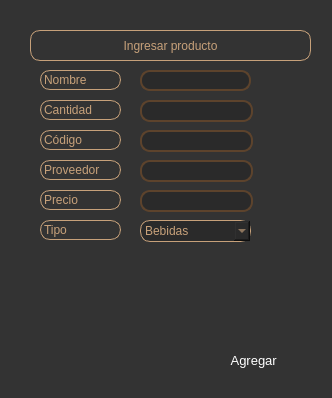
<?xml version="1.0" encoding="UTF-8"?>
<ui version="4.0">
 <class>Dialog</class>
 <widget class="QDialog" name="Dialog">
  <property name="geometry">
   <rect>
    <x>0</x>
    <y>0</y>
    <width>332</width>
    <height>398</height>
   </rect>
  </property>
  <property name="windowTitle">
   <string>Dialog</string>
  </property>
  <property name="styleSheet">
   <string notr="true">background-color: rgb(51, 51, 51);</string>
  </property>
  <widget class="QComboBox" name="comboBox">
   <property name="geometry">
    <rect>
     <x>140</x>
     <y>220</y>
     <width>111</width>
     <height>22</height>
    </rect>
   </property>
   <property name="font">
    <font>
     <family>Segoe UI Symbol</family>
    </font>
   </property>
   <property name="styleSheet">
    <string notr="true">QComboBox {
    background: #2a2a2a;
    border: 1px solid #c7a17a;
    border-radius: 10px;
    color: #c7a17a;
}

QComboBox QAbstractItemView {
    background: #2a2a2a;;
    color: #c7a17a;
}
QComboBox::item:selected {
    background: #2a2a2a;
    color: #c7a17a; 
}</string>
   </property>
   <item>
    <property name="text">
     <string>Bebidas</string>
    </property>
   </item>
   <item>
    <property name="text">
     <string>Bebidas A.</string>
    </property>
   </item>
   <item>
    <property name="text">
     <string>Carnes</string>
    </property>
   </item>
   <item>
    <property name="text">
     <string>Condimentos</string>
    </property>
   </item>
   <item>
    <property name="text">
     <string>Frutas y Verduras</string>
    </property>
   </item>
   <item>
    <property name="text">
     <string>Panadería</string>
    </property>
   </item>
   <item>
    <property name="text">
     <string>Lácteos</string>
    </property>
   </item>
  </widget>
  <widget class="QLineEdit" name="linecantidad">
   <property name="geometry">
    <rect>
     <x>140</x>
     <y>100</y>
     <width>113</width>
     <height>22</height>
    </rect>
   </property>
   <property name="font">
    <font>
     <family>Segoe UI Symbol</family>
    </font>
   </property>
   <property name="styleSheet">
    <string notr="true">QLineEdit {
       background: #2a2a2a;
       border: 2px solid #5d432c;
       border-radius: 10px;
       color: #c7a17a;
      }
      QLineEdit:focus {
       border-color: #c7a17a;
      }
     
     </string>
   </property>
  </widget>
  <widget class="QLabel" name="titulo_bodega_2">
   <property name="geometry">
    <rect>
     <x>30</x>
     <y>30</y>
     <width>281</width>
     <height>31</height>
    </rect>
   </property>
   <property name="styleSheet">
    <string notr="true">QLabel {
	font: 63 italic 10pt &quot;Sitka Small Semibold&quot; ;
    border: 1px solid #c7a17a;
    border-radius: 10px;
 color: #c7a17a;
}</string>
   </property>
   <property name="text">
    <string>Ingresar producto</string>
   </property>
   <property name="alignment">
    <set>Qt::AlignCenter</set>
   </property>
  </widget>
  <widget class="QLabel" name="productoproveedor">
   <property name="geometry">
    <rect>
     <x>40</x>
     <y>160</y>
     <width>81</width>
     <height>20</height>
    </rect>
   </property>
   <property name="font">
    <font>
     <family>Segoe UI Symbol</family>
    </font>
   </property>
   <property name="styleSheet">
    <string notr="true">QLabel {
    border: 1px solid #c7a17a;
    border-radius: 10px;
    color: #c7a17a;
    text-shadow: 0 0 10px #c7a17a
}</string>
   </property>
   <property name="text">
    <string>Proveedor</string>
   </property>
  </widget>
  <widget class="QLabel" name="Productoprecio_4">
   <property name="geometry">
    <rect>
     <x>40</x>
     <y>70</y>
     <width>81</width>
     <height>20</height>
    </rect>
   </property>
   <property name="font">
    <font>
     <family>Segoe UI Symbol</family>
    </font>
   </property>
   <property name="styleSheet">
    <string notr="true">QLabel {
    border: 1px solid #c7a17a;
    border-radius: 10px;
    color: #c7a17a;
    text-shadow: 0 0 10px #c7a17a
}


     </string>
   </property>
   <property name="text">
    <string>Nombre</string>
   </property>
  </widget>
  <widget class="QLineEdit" name="lineprecio">
   <property name="geometry">
    <rect>
     <x>140</x>
     <y>190</y>
     <width>113</width>
     <height>22</height>
    </rect>
   </property>
   <property name="font">
    <font>
     <family>Segoe UI Symbol</family>
    </font>
   </property>
   <property name="styleSheet">
    <string notr="true">QLineEdit {
       background: #2a2a2a;
       border: 2px solid #5d432c;
       border-radius: 10px;
       color: #c7a17a;
      }
      QLineEdit:focus {
       border-color: #c7a17a;
      }
     </string>
   </property>
  </widget>
  <widget class="QLabel" name="Productoprecio_3">
   <property name="geometry">
    <rect>
     <x>40</x>
     <y>100</y>
     <width>81</width>
     <height>20</height>
    </rect>
   </property>
   <property name="font">
    <font>
     <family>Segoe UI Symbol</family>
    </font>
   </property>
   <property name="styleSheet">
    <string notr="true">QLabel {
    border: 1px solid #c7a17a;
    border-radius: 10px;
    color: #c7a17a;
    text-shadow: 0 0 10px #c7a17a
}</string>
   </property>
   <property name="text">
    <string>Cantidad</string>
   </property>
  </widget>
  <widget class="QLabel" name="Productoprecio_2">
   <property name="geometry">
    <rect>
     <x>40</x>
     <y>220</y>
     <width>81</width>
     <height>20</height>
    </rect>
   </property>
   <property name="font">
    <font>
     <family>Segoe UI Symbol</family>
    </font>
   </property>
   <property name="styleSheet">
    <string notr="true">QLabel {
    border: 1px solid #c7a17a;
    border-radius: 10px;
    color: #c7a17a;
    text-shadow: 0 0 10px #c7a17a
}</string>
   </property>
   <property name="text">
    <string>Tipo</string>
   </property>
  </widget>
  <widget class="QLineEdit" name="lineproveedor">
   <property name="geometry">
    <rect>
     <x>140</x>
     <y>160</y>
     <width>113</width>
     <height>22</height>
    </rect>
   </property>
   <property name="font">
    <font>
     <family>Segoe UI Symbol</family>
    </font>
   </property>
   <property name="styleSheet">
    <string notr="true">QLineEdit {
       background: #2a2a2a;
       border: 2px solid #5d432c;
       border-radius: 10px;
       color: #c7a17a;
      }
      QLineEdit:focus {
       border-color: #c7a17a;
      }
     </string>
   </property>
  </widget>
  <widget class="QLabel" name="Productoprecio">
   <property name="geometry">
    <rect>
     <x>40</x>
     <y>190</y>
     <width>81</width>
     <height>20</height>
    </rect>
   </property>
   <property name="font">
    <font>
     <family>Segoe UI Symbol</family>
    </font>
   </property>
   <property name="styleSheet">
    <string notr="true">QLabel {
    border: 1px solid #c7a17a;
    border-radius: 10px;
    color: #c7a17a;
    text-shadow: 0 0 10px #c7a17a
}</string>
   </property>
   <property name="text">
    <string>Precio</string>
   </property>
  </widget>
  <widget class="QLabel" name="productoproveedor_2">
   <property name="geometry">
    <rect>
     <x>40</x>
     <y>130</y>
     <width>81</width>
     <height>20</height>
    </rect>
   </property>
   <property name="font">
    <font>
     <family>Segoe UI Symbol</family>
    </font>
   </property>
   <property name="styleSheet">
    <string notr="true">QLabel {
    border: 1px solid #c7a17a;
    border-radius: 10px;
    color: #c7a17a;
    text-shadow: 0 0 10px #c7a17a
}</string>
   </property>
   <property name="text">
    <string>Código</string>
   </property>
  </widget>
  <widget class="QLineEdit" name="linecodigo">
   <property name="geometry">
    <rect>
     <x>140</x>
     <y>130</y>
     <width>113</width>
     <height>22</height>
    </rect>
   </property>
   <property name="font">
    <font>
     <family>Segoe UI Symbol</family>
    </font>
   </property>
   <property name="styleSheet">
    <string notr="true">QLineEdit {
       background: #2a2a2a;
       border: 2px solid #5d432c;
       border-radius: 10px;
       color: #c7a17a;
      }
      QLineEdit:focus {
       border-color: #c7a17a;
      }
     
     </string>
   </property>
  </widget>
  <widget class="QLineEdit" name="linenombre">
   <property name="geometry">
    <rect>
     <x>140</x>
     <y>70</y>
     <width>111</width>
     <height>21</height>
    </rect>
   </property>
   <property name="font">
    <font>
     <family>Segoe UI Symbol</family>
    </font>
   </property>
   <property name="styleSheet">
    <string notr="true">QLineEdit {
       background: #2a2a2a;
       border: 2px solid #5d432c;
       border-radius: 10px;
       color: #c7a17a;
      }
      QLineEdit:focus {
       border-color: #c7a17a;
      }
     
     </string>
   </property>
   <property name="text">
    <string/>
   </property>
  </widget>
  <widget class="QPushButton" name="agregar">
   <property name="geometry">
    <rect>
     <x>200</x>
     <y>340</y>
     <width>111</width>
     <height>41</height>
    </rect>
   </property>
   <property name="font">
    <font>
     <family>Segoe UI Symbol</family>
     <pointsize>10</pointsize>
    </font>
   </property>
   <property name="styleSheet">
    <string notr="true">QPushButton {
       background: qlineargradient(x1:0, y1:0, x2:1, y2:0,
         stop:0 #5d432c, stop:1 #c7a17a);
       color: white;
       border-radius: 10px;
       border: none;
      }
      QPushButton:hover {
       background: qlineargradient(x1:0, y1:0, x2:1, y2:0,
         stop:0 #c7a17a, stop:1 #5d432c);
      }
      QPushButton:pressed {
      }</string>
   </property>
   <property name="text">
    <string>Agregar </string>
   </property>
  </widget>
  <widget class="QLabel" name="label_8">
   <property name="geometry">
    <rect>
     <x>0</x>
     <y>0</y>
     <width>331</width>
     <height>391</height>
    </rect>
   </property>
   <property name="text">
    <string/>
   </property>
  </widget>
  <zorder>label_8</zorder>
  <zorder>comboBox</zorder>
  <zorder>linecantidad</zorder>
  <zorder>titulo_bodega_2</zorder>
  <zorder>productoproveedor</zorder>
  <zorder>Productoprecio_4</zorder>
  <zorder>lineprecio</zorder>
  <zorder>Productoprecio_3</zorder>
  <zorder>Productoprecio_2</zorder>
  <zorder>lineproveedor</zorder>
  <zorder>Productoprecio</zorder>
  <zorder>productoproveedor_2</zorder>
  <zorder>linecodigo</zorder>
  <zorder>linenombre</zorder>
  <zorder>agregar</zorder>
 </widget>
 <resources/>
 <connections/>
</ui>
